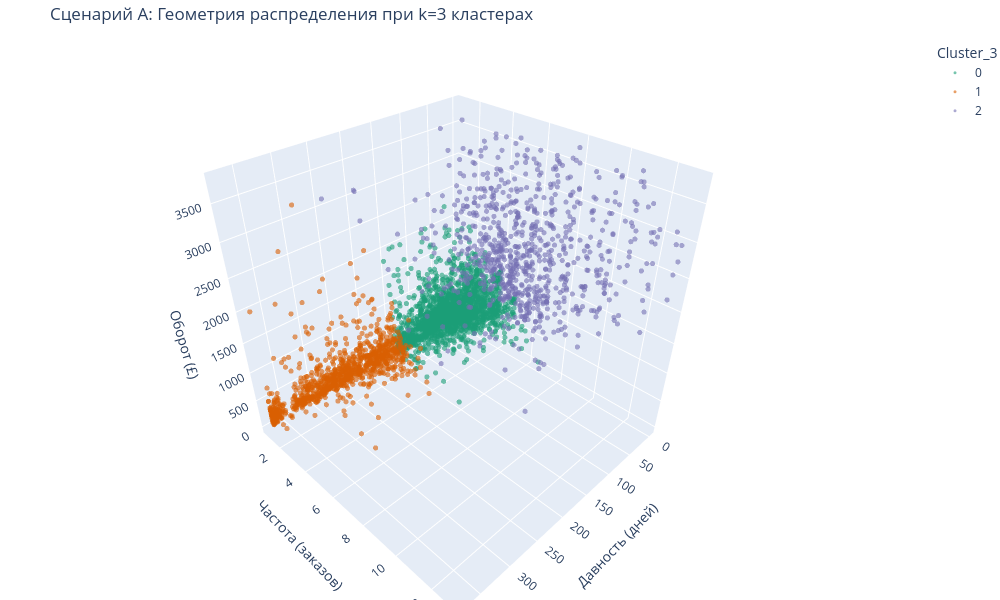
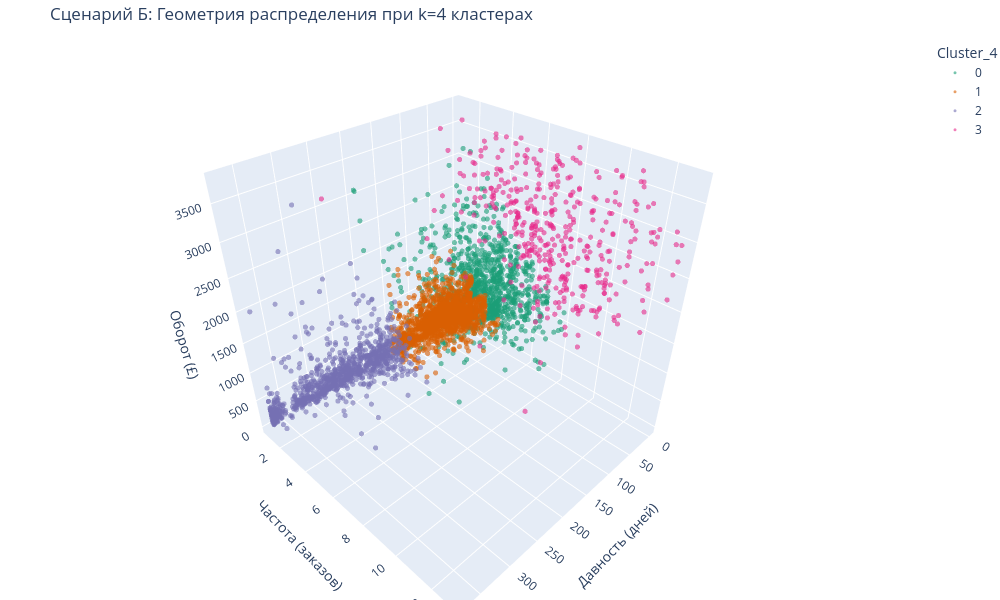

Here is the notebook cell these charts were saved with, in order:
### Markdown cell above
#### Пространственная визуализация полученных кластеров в 3D

### Code cell
# -------------------------------------------------------------------------
# Сценарий А: Визуализация 3 кластеров (Математический подход)
# -------------------------------------------------------------------------

# Подготовка данных
# Сортируем для корректного отображения легенды и приводим к str, 
# чтобы Plotly воспринимал кластеры как дискретные категории (а не числа)
rfm_segmented_sorted = rfm_segmented.sort_values(by='Cluster_3')
rfm_segmented_sorted['Cluster_3'] = rfm_segmented_sorted['Cluster_3'].astype(str)

# Построение трехмерного графика рассеяния
fig_3d_k3 = px.scatter_3d(
    rfm_segmented_sorted, 
    x='Recency', y='Frequency', z='Monetary', 
    color='Cluster_3',  # Разделение точек по цветам в зависимости от кластера
    title='Сценарий А: Геометрия распределения при k=3 кластерах',
    labels={        # Переименование осей для понятного отображения на графике
        'Recency': 'Давность (дней)', 
        'Frequency': 'Частота (заказов)', 
        'Monetary': 'Оборот (£)'
    },
    opacity=0.6,  # Полупрозрачность точек для уменьшения визуального наложения
    color_discrete_sequence=px.colors.qualitative.Dark2  # Палитра цветов
)
# Настройка стиля точек (уменьшаем размер, чтобы избежать перегруженности графика)
fig_3d_k3.update_traces(marker=dict(size=3))

# Настройка размеров холста, отступов и включение легенды
fig_3d_k3.update_layout(
    width=1000, height=600, 
    margin=dict(l=0, r=0, b=0, t=40), 
    showlegend=True)

# fig_3d_k3.show(renderer='png') # Запрет интерактивности (статичный рендер для GitHub)
fig_3d_k3.show() 

# -------------------------------------------------------------------------
# Сценарий Б: Визуализация 4 кластеров (Бизнес-ориентированный подход)
# -------------------------------------------------------------------------

# Подготовка данных
# Аналогично первому сценарию группируем данные по разметке из 4 кластеров
rfm_segmented_sorted = rfm_segmented.sort_values(by='Cluster_4')
rfm_segmented_sorted['Cluster_4'] = rfm_segmented_sorted['Cluster_4'].astype(str)

# Построение графика для 4 кластеров
fig_3d_k4 = px.scatter_3d(
    rfm_segmented_sorted, x='Recency', y='Frequency', z='Monetary', 
    color='Cluster_4',
    title='Сценарий Б: Геометрия распределения при k=4 кластерах',
    labels={
        'Recency': 'Давность (дней)', 
        'Frequency': 'Частота (заказов)', 
        'Monetary': 'Оборот (£)'
    },
    opacity=0.6, 
    color_discrete_sequence=px.colors.qualitative.Dark2
)
# Оптимизация отображения точек и геометрии холста
fig_3d_k4.update_traces(marker=dict(size=3))
fig_3d_k4.update_layout(
    width=1000, height=600, 
    margin=dict(l=0, r=0, b=0, t=40), 
    showlegend=True)

# Отрисовка финального графика
# fig_3d_k4.show(renderer='png') # Запрет интерактивности (статичный рендер для GitHub)
fig_3d_k4.show()

### Figure 1 — Plotly figure (JSON) as saved in the notebook; plotly's stock layout.template omitted (floating-point values rounded to 4 significant figures; data arrays with more than 128 entries replaced by an {"elided": "..."} marker saying what was removed)
{"data": [{"hovertemplate": "Cluster_3=0<br>Давность (дней)=%{x}<br>Частота (заказов)=%{y}<br>Оборот (£)=%{z}<extra></extra>", "legendgroup": "0", "marker": {"color": "rgb(27,158,119)", "opacity": 0.6, "size": 3, "symbol": "circle"}, "mode": "markers", "name": "0", "scene": "scene", "showlegend": true, "type": "scatter3d", "x": {"elided": "2111 int values"}, "y": {"elided": "2111 int values"}, "z": {"elided": "2111 float values"}}, {"hovertemplate": "Cluster_3=1<br>Давность (дней)=%{x}<br>Частота (заказов)=%{y}<br>Оборот (£)=%{z}<extra></extra>", "legendgroup": "1", "marker": {"color": "rgb(217,95,2)", "opacity": 0.6, "size": 3, "symbol": "circle"}, "mode": "markers", "name": "1", "scene": "scene", "showlegend": true, "type": "scatter3d", "x": {"elided": "990 int values"}, "y": {"elided": "990 int values"}, "z": {"elided": "990 float values"}}, {"hovertemplate": "Cluster_3=2<br>Давность (дней)=%{x}<br>Частота (заказов)=%{y}<br>Оборот (£)=%{z}<extra></extra>", "legendgroup": "2", "marker": {"color": "rgb(117,112,179)", "opacity": 0.6, "size": 3, "symbol": "circle"}, "mode": "markers", "name": "2", "scene": "scene", "showlegend": true, "type": "scatter3d", "x": {"elided": "812 int values"}, "y": {"elided": "812 int values"}, "z": {"elided": "812 float values"}}], "layout": {"height": 600, "legend": {"title": {"text": "Cluster_3"}, "tracegroupgap": 0}, "margin": {"b": 0, "l": 0, "r": 0, "t": 40}, "scene": {"domain": {"x": [0, 1], "y": [0, 1]}, "xaxis": {"title": {"text": "Давность (дней)"}}, "yaxis": {"title": {"text": "Частота (заказов)"}}, "zaxis": {"title": {"text": "Оборот (£)"}}}, "showlegend": true, "title": {"text": "Сценарий А: Геометрия распределения при k=3 кластерах"}, "width": 1000}}

### Figure 2 — Plotly figure (JSON) as saved in the notebook; plotly's stock layout.template omitted (floating-point values rounded to 4 significant figures; data arrays with more than 128 entries replaced by an {"elided": "..."} marker saying what was removed)
{"data": [{"hovertemplate": "Cluster_4=0<br>Давность (дней)=%{x}<br>Частота (заказов)=%{y}<br>Оборот (£)=%{z}<extra></extra>", "legendgroup": "0", "marker": {"color": "rgb(27,158,119)", "opacity": 0.6, "size": 3, "symbol": "circle"}, "mode": "markers", "name": "0", "scene": "scene", "showlegend": true, "type": "scatter3d", "x": {"elided": "911 int values"}, "y": {"elided": "911 int values"}, "z": {"elided": "911 float values"}}, {"hovertemplate": "Cluster_4=1<br>Давность (дней)=%{x}<br>Частота (заказов)=%{y}<br>Оборот (£)=%{z}<extra></extra>", "legendgroup": "1", "marker": {"color": "rgb(217,95,2)", "opacity": 0.6, "size": 3, "symbol": "circle"}, "mode": "markers", "name": "1", "scene": "scene", "showlegend": true, "type": "scatter3d", "x": {"elided": "1623 int values"}, "y": {"elided": "1623 int values"}, "z": {"elided": "1623 float values"}}, {"hovertemplate": "Cluster_4=2<br>Давность (дней)=%{x}<br>Частота (заказов)=%{y}<br>Оборот (£)=%{z}<extra></extra>", "legendgroup": "2", "marker": {"color": "rgb(117,112,179)", "opacity": 0.6, "size": 3, "symbol": "circle"}, "mode": "markers", "name": "2", "scene": "scene", "showlegend": true, "type": "scatter3d", "x": {"elided": "960 int values"}, "y": {"elided": "960 int values"}, "z": {"elided": "960 float values"}}, {"hovertemplate": "Cluster_4=3<br>Давность (дней)=%{x}<br>Частота (заказов)=%{y}<br>Оборот (£)=%{z}<extra></extra>", "legendgroup": "3", "marker": {"color": "rgb(231,41,138)", "opacity": 0.6, "size": 3, "symbol": "circle"}, "mode": "markers", "name": "3", "scene": "scene", "showlegend": true, "type": "scatter3d", "x": {"elided": "419 int values"}, "y": {"elided": "419 int values"}, "z": {"elided": "419 float values"}}], "layout": {"height": 600, "legend": {"title": {"text": "Cluster_4"}, "tracegroupgap": 0}, "margin": {"b": 0, "l": 0, "r": 0, "t": 40}, "scene": {"domain": {"x": [0, 1], "y": [0, 1]}, "xaxis": {"title": {"text": "Давность (дней)"}}, "yaxis": {"title": {"text": "Частота (заказов)"}}, "zaxis": {"title": {"text": "Оборот (£)"}}}, "showlegend": true, "title": {"text": "Сценарий Б: Геометрия распределения при k=4 кластерах"}, "width": 1000}}
